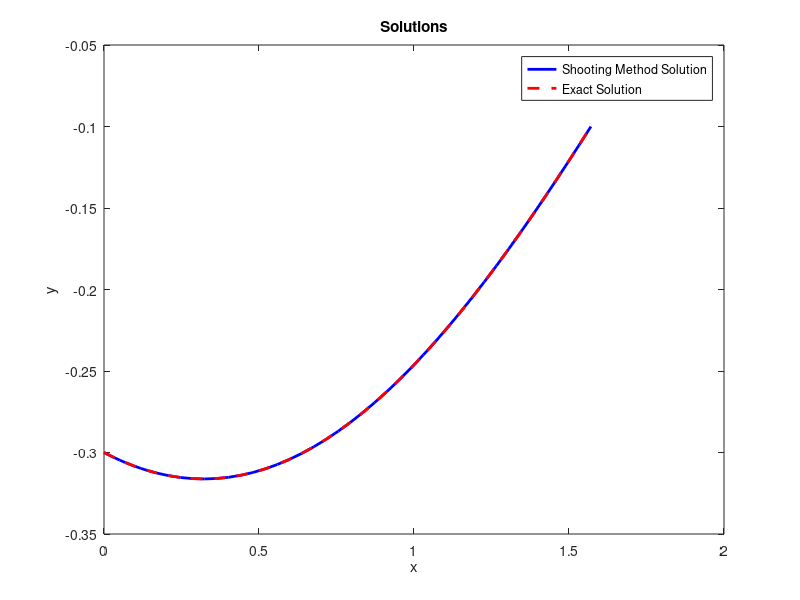
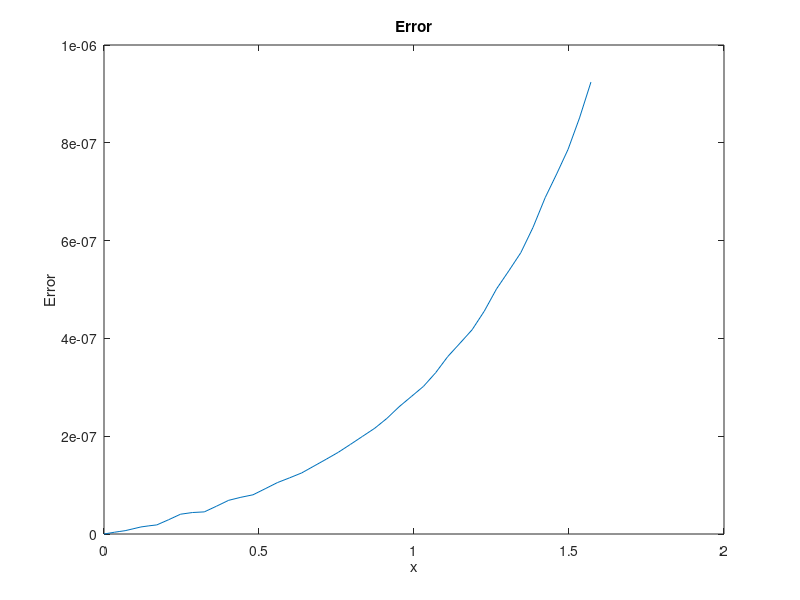

Source code (MATLAB) for these figures, in order:
ode = @(x, y) [y(2); y(2) + 2 * y(1) + cos(x)];

x0 = 0;
y0 = -0.3;
x1 = pi/2;
y1_target = -0.1;

tolerance = 1e-6;

dy0_lower = -10;
dy0_upper = 10;
dy0_guess = (dy0_lower + dy0_upper) / 2;

while true
    [x, y] = ode45(ode, [x0, x1], [y0, dy0_guess]);
    
    y_final = y(end, 1);
    
    if abs(y_final - y1_target) < tolerance
        break;
    elseif y_final < y1_target
        dy0_lower = dy0_guess;
    else
        dy0_upper = dy0_guess;
    end
    
    dy0_guess = (dy0_lower + dy0_upper) / 2;
end

exact_solution = -(sin(x) + 3 * cos(x)) / 10;

figure;
plot(x, y(:, 1), 'b-', 'LineWidth', 2);
hold on;
plot(x, exact_solution, 'r--', 'LineWidth', 2);
legend('Shooting Method Solution', 'Exact Solution');
xlabel('x');
ylabel('y');
title('Solutions');

% Calculate and plot the error
error = abs(y(:, 1) - exact_solution);
figure;
plot(x, error);
xlabel('x');
ylabel('Error');
title('Error');